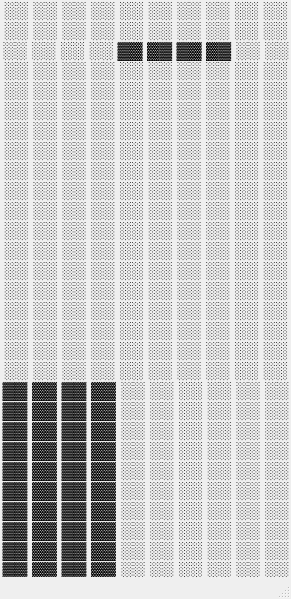
<?xml version="1.0" encoding="UTF-8"?>
<ui version="4.0">
 <class>MainWindow</class>
 <widget class="QMainWindow" name="MainWindow">
  <property name="geometry">
   <rect>
    <x>0</x>
    <y>0</y>
    <width>291</width>
    <height>599</height>
   </rect>
  </property>
  <property name="windowTitle">
   <string>MainWindow</string>
  </property>
  <widget class="QWidget" name="centralwidget">
   <widget class="QLabel" name="Output">
    <property name="geometry">
     <rect>
      <x>0</x>
      <y>0</y>
      <width>291</width>
      <height>581</height>
     </rect>
    </property>
    <property name="sizePolicy">
     <sizepolicy hsizetype="Preferred" vsizetype="Preferred">
      <horstretch>0</horstretch>
      <verstretch>0</verstretch>
     </sizepolicy>
    </property>
    <property name="sizeIncrement">
     <size>
      <width>0</width>
      <height>0</height>
     </size>
    </property>
    <property name="font">
     <font>
      <family>Arial</family>
      <pointsize>13</pointsize>
      <weight>50</weight>
      <italic>false</italic>
      <bold>false</bold>
      <underline>false</underline>
      <strikeout>false</strikeout>
      <kerning>true</kerning>
     </font>
    </property>
    <property name="lineWidth">
     <number>1</number>
    </property>
    <property name="text">
     <string>░░ ░░ ░░ ░░ ░░ ░░ ░░ ░░ ░░ ░░
░░ ░░ ░░ ░░ ░░ ░░ ░░ ░░ ░░ ░░
░░ ░░ ░░ ░░ ▓▓ ▓▓ ▓▓ ▓▓ ░░ ░░
░░ ░░ ░░ ░░ ░░ ░░ ░░ ░░ ░░ ░░
░░ ░░ ░░ ░░ ░░ ░░ ░░ ░░ ░░ ░░
░░ ░░ ░░ ░░ ░░ ░░ ░░ ░░ ░░ ░░
░░ ░░ ░░ ░░ ░░ ░░ ░░ ░░ ░░ ░░
░░ ░░ ░░ ░░ ░░ ░░ ░░ ░░ ░░ ░░
░░ ░░ ░░ ░░ ░░ ░░ ░░ ░░ ░░ ░░
░░ ░░ ░░ ░░ ░░ ░░ ░░ ░░ ░░ ░░
░░ ░░ ░░ ░░ ░░ ░░ ░░ ░░ ░░ ░░
░░ ░░ ░░ ░░ ░░ ░░ ░░ ░░ ░░ ░░
░░ ░░ ░░ ░░ ░░ ░░ ░░ ░░ ░░ ░░
░░ ░░ ░░ ░░ ░░ ░░ ░░ ░░ ░░ ░░
░░ ░░ ░░ ░░ ░░ ░░ ░░ ░░ ░░ ░░
░░ ░░ ░░ ░░ ░░ ░░ ░░ ░░ ░░ ░░
░░ ░░ ░░ ░░ ░░ ░░ ░░ ░░ ░░ ░░
░░ ░░ ░░ ░░ ░░ ░░ ░░ ░░ ░░ ░░
░░ ░░ ░░ ░░ ░░ ░░ ░░ ░░ ░░ ░░
▓▓ ▓▓ ▓▓ ▓▓ ░░ ░░ ░░ ░░ ░░ ░░
▓▓ ▓▓ ▓▓ ▓▓ ░░ ░░ ░░ ░░ ░░ ░░
▓▓ ▓▓ ▓▓ ▓▓ ░░ ░░ ░░ ░░ ░░ ░░
▓▓ ▓▓ ▓▓ ▓▓ ░░ ░░ ░░ ░░ ░░ ░░
▓▓ ▓▓ ▓▓ ▓▓ ░░ ░░ ░░ ░░ ░░ ░░
▓▓ ▓▓ ▓▓ ▓▓ ░░ ░░ ░░ ░░ ░░ ░░
▓▓ ▓▓ ▓▓ ▓▓ ░░ ░░ ░░ ░░ ░░ ░░
▓▓ ▓▓ ▓▓ ▓▓ ░░ ░░ ░░ ░░ ░░ ░░
▓▓ ▓▓ ▓▓ ▓▓ ░░ ░░ ░░ ░░ ░░ ░░
▓▓ ▓▓ ▓▓ ▓▓ ░░ ░░ ░░ ░░ ░░ ░░</string>
    </property>
    <property name="textFormat">
     <enum>Qt::AutoText</enum>
    </property>
    <property name="scaledContents">
     <bool>false</bool>
    </property>
    <property name="alignment">
     <set>Qt::AlignHCenter|Qt::AlignTop</set>
    </property>
    <property name="wordWrap">
     <bool>false</bool>
    </property>
   </widget>
  </widget>
  <widget class="QStatusBar" name="statusBar"/>
 </widget>
 <resources/>
 <connections/>
</ui>
